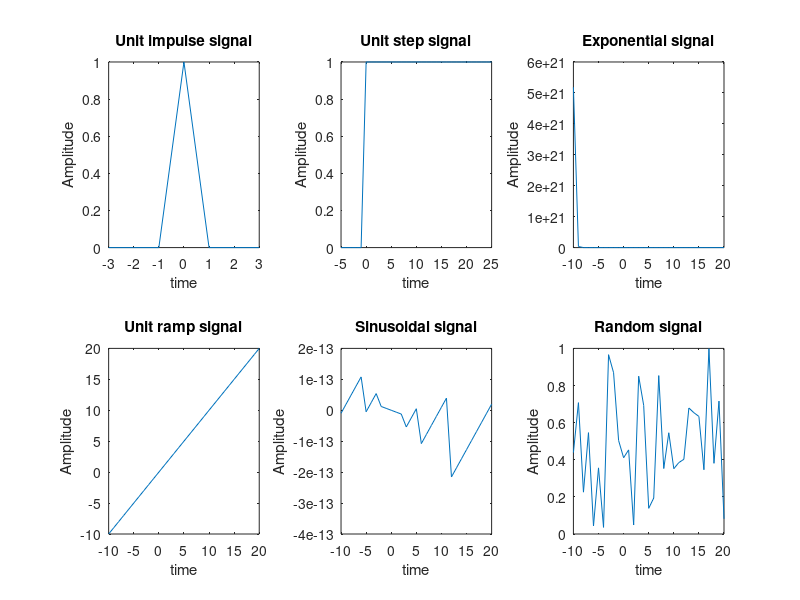

MATLAB code to generate this figure:

%WAVE FORM GENERATION 
%CT SIGNAL 
%UNIT IMPULSE
clc; 
clear all;
close all; 
t1=-3:1:3; 
x1=[0,0,0,1,0,0,0];
subplot(2,3,1);
plot(t1,x1);
xlabel('time');
ylabel('Amplitude');
title('Unit impulse signal'); 


%UNIT STEP SIGNAL
t2=-5:1:25;
x2=[zeros(1,5),ones(1,26)]; 
subplot(2,3,2);
plot(t2,x2);
xlabel('time');
ylabel('Amplitude');
title('Unit step signal');


%EXPONENTIAL SIGNAL 
a=input('Enter the value of a:'); 
t3=-10:1:20; x3=exp(-1*a*t3);
subplot(2,3,3);
plot(t3,x3); 
xlabel('time');
ylabel('Amplitude');
title('Exponential signal'); 


%UNIT RAMP SIGNAL
t4=-10:1:20;
x4=t4;
subplot(2,3,4);
plot(t4,x4);
xlabel('time'); 
ylabel('Amplitude');
title('Unit ramp signal');


%SINUSOIDAL SIGNAL 
A=input('Enter the amplitude:'); 
f=input('Enter the frequency:');
t5=-10:1:20; 
x5=A*sin(2*pi*f*t5);
subplot(2,3,5);                                
plot(t5,x5)
xlabel('time');
ylabel('Amplitude'); 
title('Sinusoidal signal');

%RANDOM SIGNAL
t6=-10:1:20; 
x6=rand(1,31); 
subplot(2,3,6);
plot(t6,x6); 
xlabel('time'); 
ylabel('Amplitude'); 
title('Random signal');
